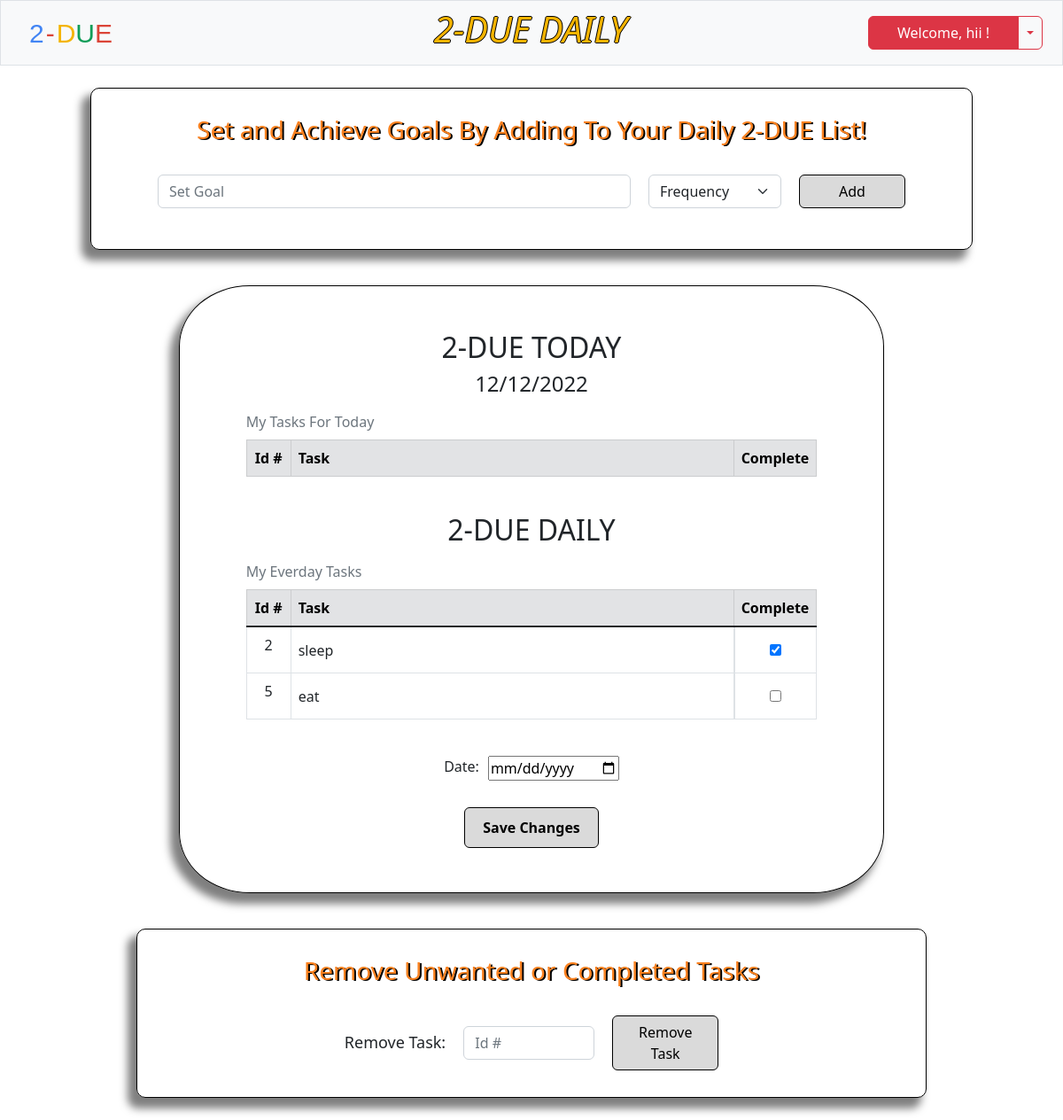
The app's page /daily (signed in), older data.
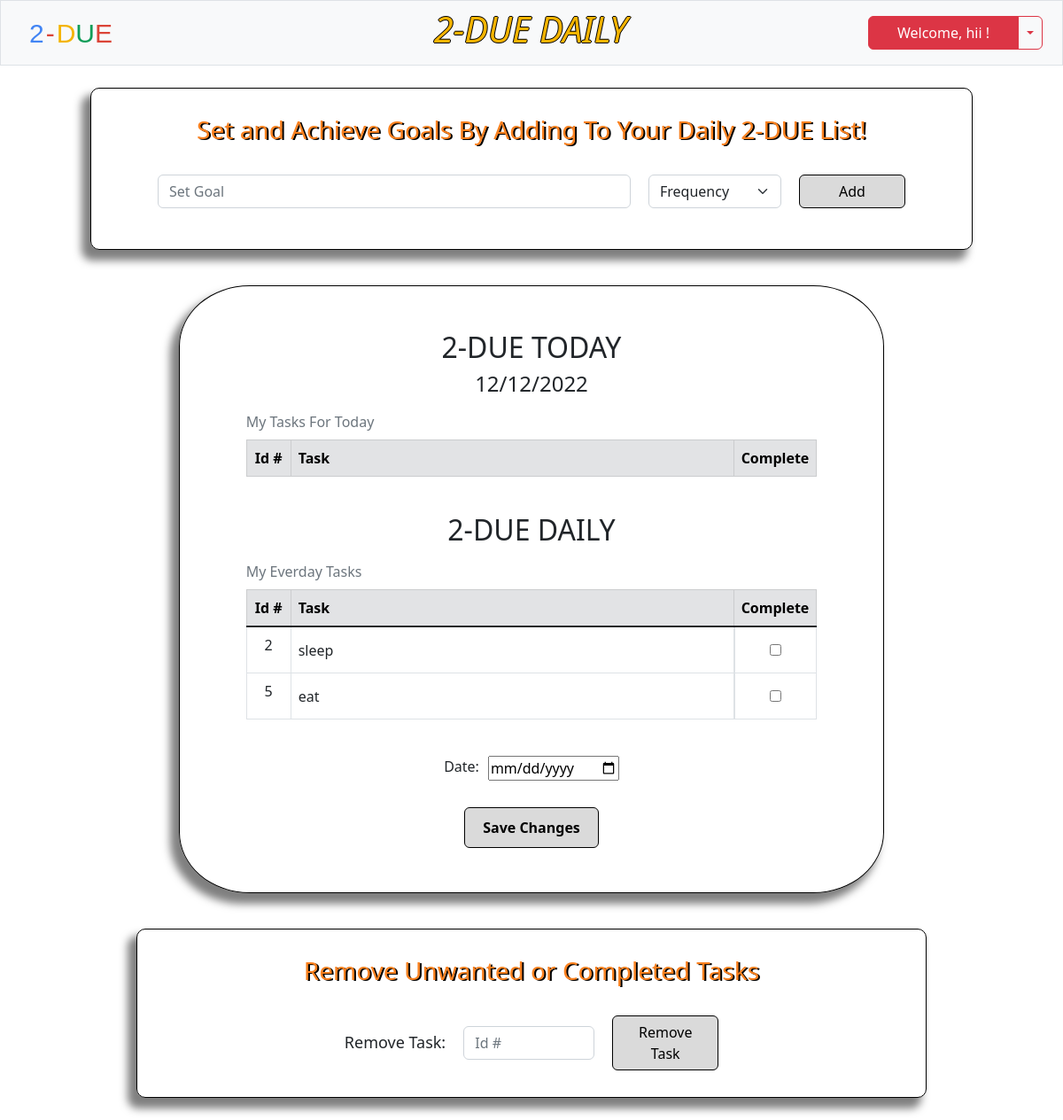
The same page, newer data.
### tables this page shows
CREATE TABLE users (id INTEGER PRIMARY KEY AUTOINCREMENT NOT NULL, username TEXT NOT NULL, hash TEXT NOT NULL, security_code INTEGER NOT NULL);

CREATE TABLE todo (id INTEGER NOT NULL, task_id INTEGER PRIMARY KEY AUTOINCREMENT NOT NULL, task TEXT NOT NULL, frequency TEXT NOT NULL, completeness TEXT NOT NULL, day INTEGER, month INTEGER, year INTEGER);

### app.py (the view)
@app.route('/daily', methods=['GET', 'POST'])
@login_required
def daily():
    today = datetime.now()
    day = today.day
    month = today.month
    year = today.year
    if request.method == 'POST':
        if 'save-daily' in request.form:
            if request.form.get('date'):
                today = request.form.get('date').split('-')
                day, month, year = today[2], today[1], today[0]
            rows = db.execute("SELECT * FROM todo WHERE id = (?) AND year = (?) AND month = (?) AND day = (?) AND frequency = (?) OR frequency = (?)", session['user_id'], year, month, day, 'today', 'everyday')
            checked = request.form.getlist('checkbox')
            for row in rows:
                if row['task_id'] not in checked:
                    db.execute("UPDATE todo SET completeness = (?) WHERE task_id = (?)", 'incomplete', row['task_id'])
            for task in checked:
                db.execute("UPDATE todo SET completeness = (?) WHERE task_id = (?)", 'complete', task)
            username = db.execute("SELECT username FROM users WHERE id = ?", session['user_id'])[0]['username']
            daily = db.execute("SELECT * FROM todo WHERE id = (?) AND day = (?) AND month = (?) AND year = (?) AND frequency = (?)", session['user_id'], day, month, year, 'today')
            everyday = db.execute("SELECT * FROM todo WHERE id = (?) AND frequency = (?)", session['user_id'], 'everyday')
            return render_template('daily.html', username=username, daily=daily, everyday=everyday, day=day, month=month, year=year)
        elif 'daily-submit' in request.form:
            username = db.execute("SELECT username FROM users WHERE id = (?)", session['user_id'])[0]['username']
            task = request.form.get('daily')
            frequency = request.form.get('goal-type')
            db.execute("INSERT INTO todo (id, task, frequency, completeness, day, month, year) VALUES (?, ?, ?, ?, ?, ?, ?)", session['user_id'], task, frequency, 'incomplete', day, month, year)
            daily = db.execute("SELECT * FROM todo WHERE id = (?) AND day = (?) AND month = (?) AND year = (?) AND frequency = (?)", session['user_id'], day, month, year, 'today')
            everyday = db.execute("SELECT * FROM todo WHERE id = (?) AND frequency = (?)", session['user_id'], 'everyday')
            return render_template('daily.html', username=username, daily=daily, everyday=everyday, day=day, month=month, year=year)
        elif 'remove-submit' in request.form:
            removed = request.form.get('remove')
            db.execute("DELETE FROM todo WHERE task_id = (?)", removed)
            username = db.execute("SELECT username FROM users WHERE id = ?", session['user_id'])[0]['username']
            daily = db.execute("SELECT * FROM todo WHERE id = (?) AND day = (?) AND month = (?) AND year = (?) AND frequency = (?)", session['user_id'], day, month, year, 'today')
            everyday = db.execute("SELECT * FROM todo WHERE id = (?) AND frequency = (?)", session['user_id'], 'everyday')
            return render_template('daily.html', username=username, daily=daily, everyday=everyday, day=day, month=month, year=year)
    elif request.method == "GET":
        id = session['user_id']
        username = db.execute("SELECT username FROM users WHERE id = ?", id)[0]['username']
        daily = db.execute("SELECT * FROM todo WHERE id = (?) AND day = (?) AND month = (?) AND year = (?) AND frequency = (?)", session['user_id'], day, month, year, 'today')
        everyday = db.execute("SELECT * FROM todo WHERE id = (?) AND frequency = (?)", session['user_id'], 'everyday')
        return render_template('daily.html', username=username, daily=daily, everyday=everyday, day=day, month=month, year=year)

### app.py (called while the page is built)
@app.after_request
def after_request(response):
    response.headers['Cache-Control'] = 'no-cache, no store, must-revalidate'
    response.headers['Expires'] = 0
    response.headers['Pragma'] = 'no-cache'
    return response

def login_required(f):
    @wraps(f)
    def decorated_function(*args, **kwargs):
        if session.get('user_id') is None:
            return redirect('/')
        return f(*args, **kwargs)
    return decorated_function

### templates/daily.html (shortened to what this page needs)
{% extends 'layout.html' %}
{% block nav %}
    <a class="navbar-brand" href="/daily"><span class="blue">2</span><span class="red dash">-</span><span class="yellow">D</span><span class="green">U</span><span class="red">E</span></a>
    <h2 class="weather-header"><em>2-DUE DAILY</em></h2>
    <div class="login btn-group">
        <button type="button" class="btn btn-danger" id="menu-btn">Welcome, {{ username }} !</button>
        <button type="button" class="btn btn-outline-danger dropdown-toggle dropdown-toggle-split" data-bs-toggle="dropdown" aria-expanded="false">
        </button>
    </div>
{% endblock %}
{% block main %}
    <form action="/daily" class="daily" method="post">
        <div class="daily-header">
            <h3>Set and Achieve Goals By Adding To Your Daily 2-DUE List!</h3>
        </div>
        <div class="mb-3 goals">
            <input autocomplete="off" class="form-control mx-auto w-auto" id="daily" name="daily" placeholder="Set Goal" size="50" required>
            <select class="form-select select" name="goal-type" id="goal-type" required >
                <option value="select" selected disabled>Frequency</option>
            </select>
            <button class="btn btn-primary" id="daily-submit" name="daily-submit" type="submit">Add</button>
        </div>
    </form>
<form action="/daily" class="save-today" method="post">
    <div class="daily-table">
        <h2 style="text-align: center; margin-top: 25px;">2-DUE TODAY </h2>
        <h4 style="text-align: center;">{{ month }}/{{ day }}/{{ year }}</h4>
            <table class="table table-hover table-bordered">
                <caption>My Tasks For Today</caption>
                <thead>
                    <tr class="table-secondary">
                        <th class="text-center task-id">Id #</th>
                        <th class="text-start task-head">Task</th>
                        <th class="text-start">Complete</th>
                    </tr>
                </thead>
            </table>
    </div>
    <div class="daily-table">
        <h2 style="text-align: center;">2-DUE DAILY</h2>
        <table class="table table-hover table-bordered">
            <caption>My Everday Tasks</caption>
            <thead>
                <tr class="table-secondary">
                    <th class="text-center task-id">Id #</th>
                    <th class="text-start task-head">Task</th>
                    <th class="text-start">Complete</th>
                </tr>
            </thead>
            <tbody class="table-group-divider">
            {% if everyday %}
            {% for row in everyday %}
            <tr>
                <td class="text-center">{{ row.task_id }}</td>
                <td class="text-start task">{{ row.task }}</td>
                {% if row.completeness == 'incomplete' %}
                <td class="center-td"><input type='checkbox' id='incomplete' value="{{ row.task_id }}" name="checkbox"></td>
                {% else %}
                <td class="center-td" id="complete"><input type="checkbox" id="complete" value="{{ row.task_id }}" name="checkbox" checked></td>
                {% endif %}
            </tr>
            {% endfor %}
            {% endif %}
            </tbody>
        </table>
    </div>
    <div class="end">
        <label for="date">Date: </label>
        <input type="date" id="date" name="date">
    </div>
    <button type="submit" class="btn btn-primary" id="save-daily" name="save-daily">Save Changes</button>
</form>
    <form action="/daily" class="daily" method="post">
        <div class="daily-header">
            <h3>Remove Unwanted or Completed Tasks</h3>
        </div>
        <div class="remove">
            <label for="remove">Remove Task: </label>
            <input type="number" class="form-control w-auto" autocomplete='off' placeholder='Id #' name="remove" id="remove" required>
            <button class="btn btn-primary" id='remove-submit' name="remove-submit" type="submit">Remove Task</button>
        </div>
    </form>
{% endblock %}

### templates/layout.html (shortened to what this page needs)
<!DOCTYPE html>
<html lang="en">
    <head>
        <link href="https://cdn.jsdelivr.net/npm/bootstrap@5.2.2/dist/css/bootstrap.min.css" rel="stylesheet">
        <link rel="stylesheet" href="/static/layout.css">
    </head>
    <body>
        <div class="main">
            <nav class="bg-light border navbar navbar-expand-md navbar-light">
                <div class="container-fluid">
                    {% block nav %}{% endblock %}
                </div>
            </nav>
            <div class="body">
            {% block main %}{% endblock %}
            </div>
        </div>
    </body>
</html>

### static/layout.css (style rules this page uses)
.main { display: flex; flex-flow: column; }
.navbar { min-height: 55px; }
.navbar-brand { margin-left: 20px; }
span { font-size: 30px; font-family: 'Product Sans', sans-serif; }
.blue { color: #4285F4; }
.red { color: #DB4437; }
.dash { padding-left: 2px; padding-right: 2px; }
.yellow { color: #F4B400; }
.green { color: #0F9D58; }
.body { display: flex; flex-flow: column; align-items: center; }
.container-fluid { min-width: 763px; }
.login { margin-right: 10px; }
.btn-primary { width: 120px; color: black; background-color: #dadada; border: 1px solid black; position: relative; }
.weather-header { color: #F4B400; text-shadow: 1px 0 0 #000, 0 -1px 0 #000, 0 1px 0 #000, -1px 0 0 #000; font-size: 40px; margin-left: 75px; }
#menu-btn { width: 170px; font-size: 16px; }
.daily { border: 1px solid black; border-radius: 10px; padding: 30px 75px; margin: 25px 0px; box-shadow: -8px 10px 10px 2px rgba(0, 0, 0, 0.5); display: flex; flex-direction: column; }
.goals { display: flex; gap: 20px; }
.select { width: 150px; }
.daily-header { text-align: center; color:rgb(250, 129, 31); text-shadow: 2px 1px #000; margin-bottom: 25px; min-width: 740px; }
.center-td { display: flex; justify-content: center; align-items: center; }
.center-td input { height: 35px; }
.task-head { min-width: 500px; max-width: 750px; max-height: 52px; }
.task { vertical-align: middle; overflow-x: auto; }
caption { caption-side: top; }
.daily-table { margin-bottom: 25px; }
#save-daily { min-width: fit-content; padding: 10px 20px; font-weight: bold; margin-bottom: 25px; }
.save-today { display: flex; flex-direction: column; align-items: center; border: 1px solid black; border-radius: 10%; margin: 15px 0px; padding: 25px 75px; min-width: 795px; box-shadow: -8px 10px 10px 2px rgba(0, 0, 0, 0.5); }
.task-id { min-width: 50px; }
.remove { display: flex; align-items: center; justify-content: center; gap: 20px; }
.remove > label { font-size: 18px; }
#remove { width: clamp(8ch, 20%, 25ch) !important; }
.end { display: flex; flex-direction: row; gap: 10px; margin-bottom: 30px; }
#date { height: clamp(100%, 1.5em, 2em); }

Row changes from the older to the newer data that the page shows:
changed todo "sleep": completeness "complete" → "incomplete" (drawn); checkbox "☑" → "☐"
